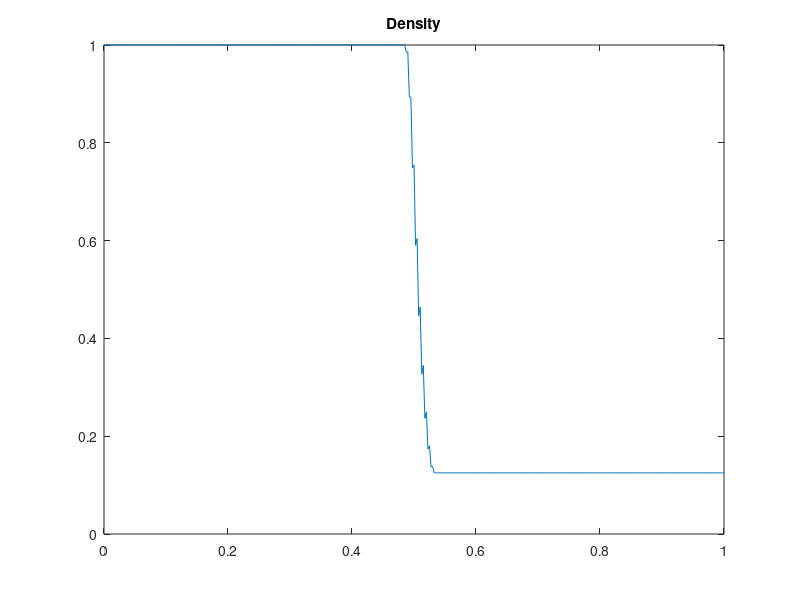
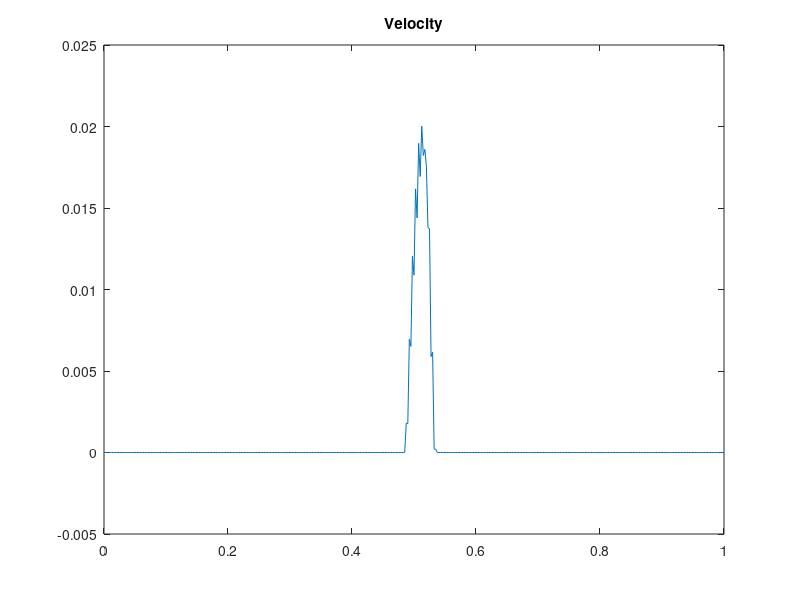
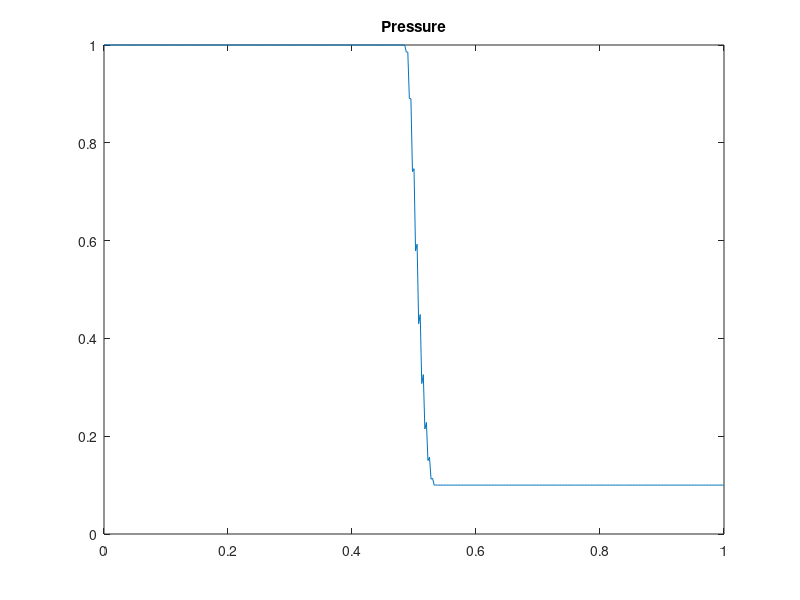

These charts were generated, in order, by the following MATLAB code:
clc;
clear;
close all;

%% Generate Grid

% dx = 0.0025;
% xx = (0:dx:1)';
xx = linspace(0,1,401)';
dx = xx(2) - xx(1);
dt = 0.01;

Ldx = diag([0, ones(1,length(xx)-2)./2.*dx],1) - diag([ones(1,length(xx)-2)./2.*dx, 0], -1);
Ldx2 = diag([0, ones(1,length(xx)-2)./(dx.^2)],1) + diag([ones(1,length(xx)-2)./(dx.^2), 0], -1);
Cdx2 = diag([0, ones(1,length(xx)-2)./(dx^2),0]);

%% Fluid Properties
gam = 1.4;
visc = dx*0.007;
cfl = 0.75;

%% Initialize Field Values

UU = ones([3, length(xx)]);

% density
UU(1,:) = (xx<=0.5)+0.125.*(xx>0.5); 

% velocity
UU(2,:) = 0; 

%Energy
PP = (xx<=0.5)+0.1.*(xx>0.5);
UU(3,:) = PP'./(gam - 1) + 0.5.*UU(2,:).^2./UU(1,:);

UU = repmat(UU',1,1,3);

%% Setup Time Simulation
time = 0;
tEnd = 10*5;

%% Run Simulation

while time(end) < tEnd
    
    % Update Field Values
    UU(:,:,1:2) = UU(:,:,2:3);
    
    % Update Flux
    PP = (gam - 1).*(UU(:,3,2) - 0.5.*UU(:,2,2).^2./UU(:,1,2));
    FF =  [ UU(:,2,2),...
            UU(:,2,2).^2./UU(:,1,2)+ PP,...
            (UU(:,3,2)+PP).*UU(:,2,2)./UU(:,1,2)];
    
    % Check CFL
    epsilon = visc.* abs((Ldx2 - 2.*Cdx2)*UU(:,1,2))./((Ldx2+2.*Cdx2)*UU(:,1,2));
    epsilon = [0; epsilon(2:end-1); 0];
    alphaL = 2.*dt.*epsilon.*Ldx2;
    alphaC = 2.*dt.*epsilon.*Cdx2;
    CFL = (UU(epsilon~=0,2,2)./UU(epsilon~=0,1,2)).*dt./dx;
    CFL = max(abs(CFL(:)));
    cflFactor = 1;
    if (~isempty(CFL) && (CFL~=cfl)) && any(epsilon > 0)
        cflFactor = min(cfl/CFL,cfl/max(abs(diag(alphaC))));
        alphaL = alphaL.*(1+cflFactor)./2;
        alphaC = alphaC.*(1+cflFactor)./2;
        dt = dt.*cflFactor;
        
%         if abs(log10(cflFactor)) > 0.005
%             fprintf('CFL condition not met!\n');
%             fprintf('Changing time steps\n');
%             fprintf('New time step:%0.5e\n', dt);
%         end
        
    end
    waveSpd = (1+cflFactor).*dt.*Ldx;

    
    UU(:,:,3) = (eye(length(xx))+alphaC)\((eye(length(xx)) - alphaC)*UU(:,:,1) + alphaL*UU(:,:,2) - waveSpd*FF);
    time(end+1) = time(end)+dt;
end

%% Post Process

figure();
plot(xx,UU(:,1,end));
title('Density');

figure();
plot(xx,(UU(:,2,end)./UU(:,1,end)));
title('Velocity');

figure();
PP = (gam - 1).*(UU(:,3,3) - 0.5.*UU(:,2,3).^2./UU(:,1,3));
plot(xx,PP);
title('Pressure');